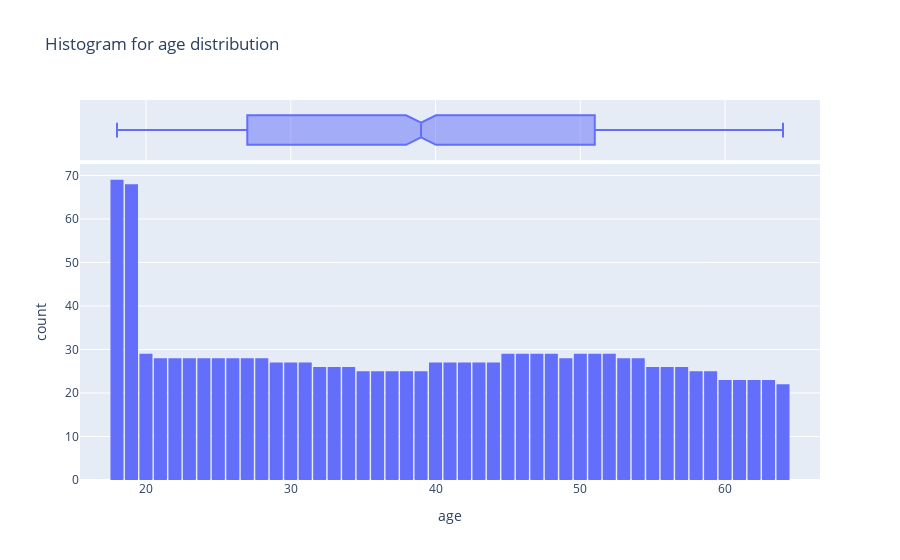

The notebook cell saved with this chart:
### Code cell
fig = px.histogram(medical_df,
                    x='age',
                    marginal='box',
                    nbins=47,
                    title='Histogram for age distribution')
fig.update_layout(bargap=0.1)
fig.show()

### Figure 1 — Plotly figure (JSON) as saved in the notebook; plotly's stock layout.template omitted (floating-point values rounded to 4 significant figures; data arrays with more than 128 entries replaced by an {"elided": "..."} marker saying what was removed)
{"data": [{"alignmentgroup": "True", "bingroup": "x", "hovertemplate": "age=%{x}<br>count=%{y}<extra></extra>", "legendgroup": "", "marker": {"color": "#636efa", "pattern": {"shape": ""}}, "name": "", "nbinsx": 47, "offsetgroup": "", "orientation": "v", "showlegend": false, "type": "histogram", "x": {"elided": "1338 int values"}, "xaxis": "x", "yaxis": "y"}, {"alignmentgroup": "True", "hovertemplate": "age=%{x}<extra></extra>", "legendgroup": "", "marker": {"color": "#636efa"}, "name": "", "notched": true, "offsetgroup": "", "showlegend": false, "type": "box", "x": {"elided": "1338 int values"}, "xaxis": "x2", "yaxis": "y2"}], "layout": {"bargap": 0.1, "barmode": "relative", "legend": {"tracegroupgap": 0}, "title": {"text": "Histogram for age distribution"}, "xaxis": {"anchor": "y", "domain": [0, 1], "title": {"text": "age"}}, "xaxis2": {"anchor": "y2", "domain": [0, 1], "matches": "x", "showgrid": true, "showticklabels": false}, "yaxis": {"anchor": "x", "domain": [0, 0.8316], "title": {"text": "count"}}, "yaxis2": {"anchor": "x2", "domain": [0.8416, 1], "matches": "y2", "showgrid": false, "showline": false, "showticklabels": false, "ticks": ""}}}
